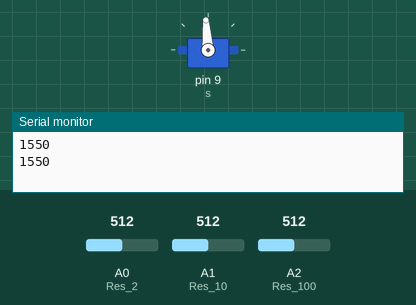
This sketch was run on a simulated Arduino Uno, built with avr-gcc and run on an emulated ATmega328P. On the bench: servo, the last lines printed to the serial monitor. The test bench sets the inputs (shaded band); at power-on: A2 (Res_100) = 512, A0 (Res_2) = 512, A1 (Res_10) = 512.

Above: at 1.2 s.
1.3 s: A2 (Res_100) set to 716
At 2.5 s:
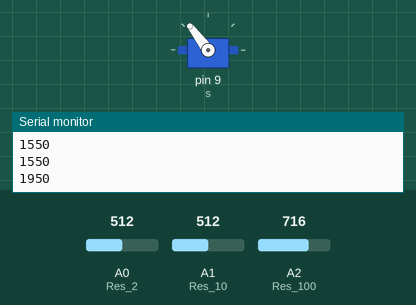
2.8 s: A2 (Res_100) set to 900
At 3.9 s:
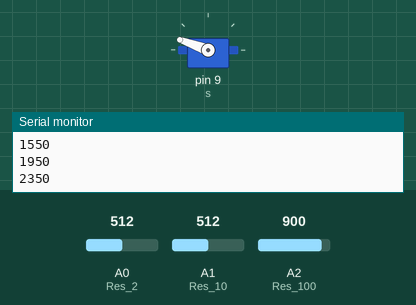
4.3 s: A0 (Res_2) set to 306
At 5.0 s:
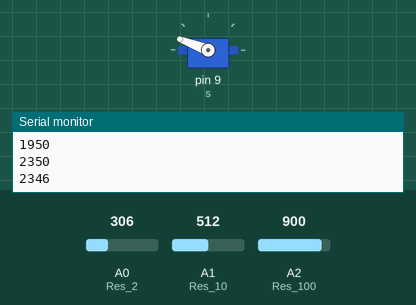
5.8 s: A2 (Res_100) set to 1023
At 6.1 s:
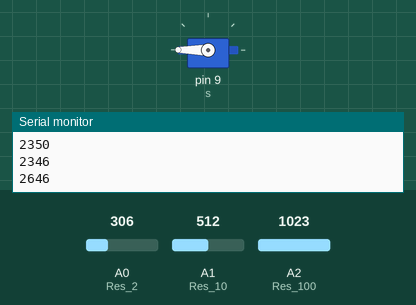
7.3 s: A2 (Res_100) set to 306
At 8.5 s:
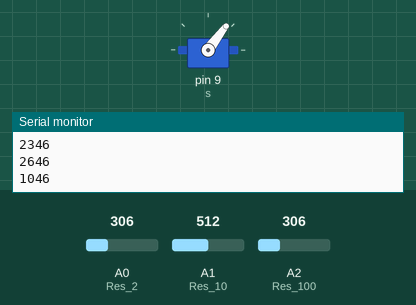
8.8 s: A1 (Res_10) set to 716
At 9.6 s:
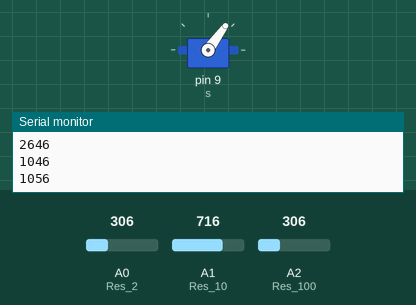
Timing chart, 0 to 11.3 s (numbered marks = the images above; inputs shaded):
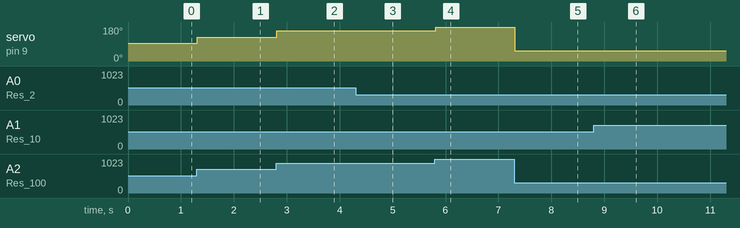

Measured:
- after the input at 1.3 s, servo on pin 9 (s): 94° → 127° at once
- after the input at 2.8 s, servo on pin 9 (s): 127° → 160° at once
- after the input at 4.3 s, servo on pin 9 (s): 160° → 159° at once
- after the input at 5.8 s, servo on pin 9 (s): 159° → 180° at once
- after the input at 7.3 s, servo on pin 9 (s): 180° → 53° at once
- after the input at 8.8 s, servo on pin 9 (s): 53° → 54° at once

The sketch:

Super_Knob_9G_Servo.ino
```cpp
/*
   The SUPER KNOB for 9G Servo Testing
   Author : Paul Pavish
   Purpose : To test and find the MIN_PULSE_WIDTH & MAX_PULSE_WIDTH of a 9G Servo
              thereby attaining a complete 180 degree rotation
   Released in  Youtube Channel : Paul Pavish
                Video Topic     : The Problem with 9G Servos
                Video Category  : Creator Fix
                Code & blog URL : www.basicsexplained.com/creator/

*/

//Including required libraries

#include<Servo.h>

//Creating a Servo Object 's'

Servo s;

//Global Initialization

//Analog Pins

int Res_100 = A2;
int Res_10 = A1;
int Res_2 = A0;

//Servo Pin

const int Servo_Pin = 9;

//Resolution variables

int R_100, R_10, R_2;
int Micros;
int Pre_val;

void setup() {

  //Initialize Serial Communication

  Serial.begin(9600);

  //Attaching Servo object to Servo pin

  s.attach(9, 400, 2600);

}

void Read_Knobs() {

  R_100 = map(analogRead(Res_100), 0, 1023, 4, 26);
  R_10 = map(analogRead(Res_10), 0, 1023, 0, 10);
  R_2 = map(analogRead(Res_2), 0, 1023, -4, 4);
}

void Calc_Microsec() {

  Micros = (R_100 * 100) + (R_10 * 10) + (R_2 * 2);

}

void Wait_for_new_val() {

  while (Micros == Pre_val) {
    Read_Knobs();
    Calc_Microsec();
  }

  Pre_val = Micros;

}

void loop() {
  // put your main code here, to run repeatedly:

  Read_Knobs();
  Calc_Microsec();
  s.writeMicroseconds(Micros);
  Serial.println(Micros);
  Wait_for_new_val();
  delay(10);

}
```
